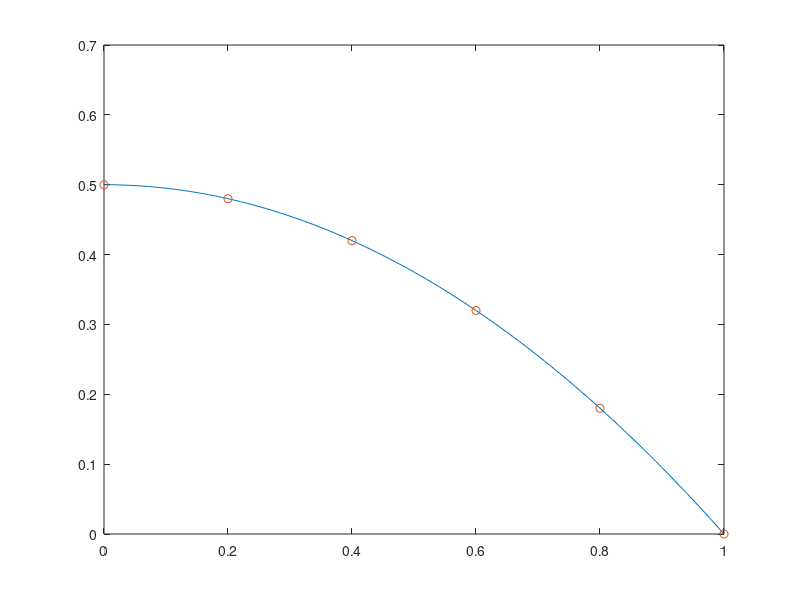

Here is the MATLAB script that generated this plot:
%% simple fem
N=6;  % num nodes
dx=1/(N-1); % node spacing
f=[1/2;ones(4,1)];  % force

%% build matrix
K=toeplitz([2 -1 zeros(1,N-3)]);
K(1,1)=1;

%% exact
xx=0:.01:1;
ue=(1-xx.^2)/2;

%% fem soln
x=0:dx:1;
u=K/dx^2\f;

%% plot
plot(xx,ue,x,[u;0],'o')
